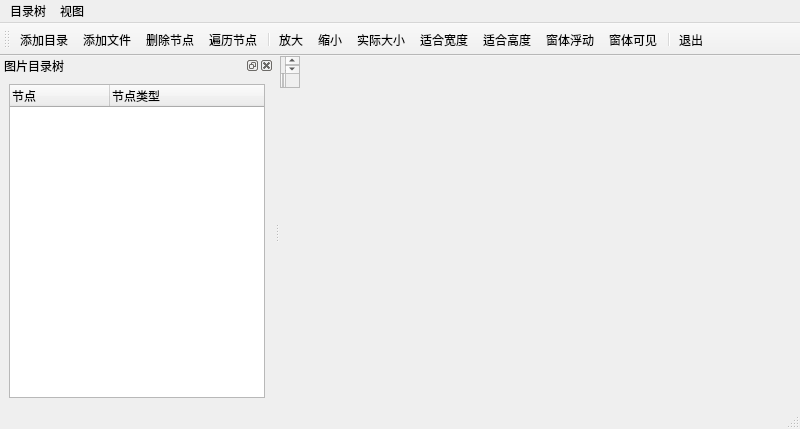
<?xml version="1.0" encoding="UTF-8"?>
<ui version="4.0">
 <class>MainWindow</class>
 <widget class="QMainWindow" name="MainWindow">
  <property name="geometry">
   <rect>
    <x>0</x>
    <y>0</y>
    <width>800</width>
    <height>429</height>
   </rect>
  </property>
  <property name="windowTitle">
   <string>MainWindow</string>
  </property>
  <widget class="QWidget" name="centralwidget">
   <widget class="QScrollArea" name="scrollArea">
    <property name="geometry">
     <rect>
      <x>0</x>
      <y>0</y>
      <width>20</width>
      <height>32</height>
     </rect>
    </property>
    <property name="widgetResizable">
     <bool>true</bool>
    </property>
    <widget class="QWidget" name="scrollAreaWidgetContents_2">
     <property name="geometry">
      <rect>
       <x>0</x>
       <y>0</y>
       <width>18</width>
       <height>30</height>
      </rect>
     </property>
     <layout class="QHBoxLayout" name="horizontalLayout_2">
      <item>
       <widget class="QLabel" name="labPicture">
        <property name="text">
         <string/>
        </property>
       </widget>
      </item>
     </layout>
    </widget>
   </widget>
  </widget>
  <widget class="QMenuBar" name="menubar">
   <property name="geometry">
    <rect>
     <x>0</x>
     <y>0</y>
     <width>800</width>
     <height>21</height>
    </rect>
   </property>
   <widget class="QMenu" name="menu">
    <property name="title">
     <string>目录树</string>
    </property>
    <addaction name="actAddFolder"/>
    <addaction name="actAddFiles"/>
    <addaction name="separator"/>
    <addaction name="actScanItems"/>
    <addaction name="actDelItem"/>
    <addaction name="separator"/>
    <addaction name="actQuit"/>
   </widget>
   <widget class="QMenu" name="menu_2">
    <property name="title">
     <string>视图</string>
    </property>
   </widget>
   <addaction name="menu"/>
   <addaction name="menu_2"/>
  </widget>
  <widget class="QStatusBar" name="statusbar"/>
  <widget class="QToolBar" name="toolBar">
   <property name="windowTitle">
    <string>toolBar</string>
   </property>
   <attribute name="toolBarArea">
    <enum>TopToolBarArea</enum>
   </attribute>
   <attribute name="toolBarBreak">
    <bool>false</bool>
   </attribute>
   <addaction name="actAddFolder"/>
   <addaction name="actAddFiles"/>
   <addaction name="actDelItem"/>
   <addaction name="actScanItems"/>
   <addaction name="separator"/>
   <addaction name="actZoomIn"/>
   <addaction name="actZoomOut"/>
   <addaction name="actZoomRealSize"/>
   <addaction name="actZoomFitWidth"/>
   <addaction name="actZoomFitHeight"/>
   <addaction name="actDockFloat"/>
   <addaction name="actDockVisible"/>
   <addaction name="separator"/>
   <addaction name="actQuit"/>
  </widget>
  <widget class="QDockWidget" name="dockWidget_2">
   <property name="allowedAreas">
    <set>Qt::LeftDockWidgetArea|Qt::RightDockWidgetArea</set>
   </property>
   <property name="windowTitle">
    <string>图片目录树</string>
   </property>
   <attribute name="dockWidgetArea">
    <number>1</number>
   </attribute>
   <widget class="QWidget" name="dockWidgetContents_2">
    <layout class="QHBoxLayout" name="horizontalLayout">
     <item>
      <widget class="QTreeWidget" name="treeWidget">
       <column>
        <property name="text">
         <string>节点</string>
        </property>
       </column>
       <column>
        <property name="text">
         <string>节点类型</string>
        </property>
       </column>
      </widget>
     </item>
    </layout>
   </widget>
  </widget>
  <action name="actAddFolder">
   <property name="text">
    <string>添加目录...</string>
   </property>
   <property name="shortcut">
    <string>Ctrl+F</string>
   </property>
  </action>
  <action name="actAddFiles">
   <property name="text">
    <string>添加文件...</string>
   </property>
   <property name="shortcut">
    <string>Ctrl+N</string>
   </property>
  </action>
  <action name="actZoomIn">
   <property name="text">
    <string>放大</string>
   </property>
   <property name="shortcut">
    <string>Ctrl+I</string>
   </property>
  </action>
  <action name="actZoomOut">
   <property name="text">
    <string>缩小</string>
   </property>
   <property name="shortcut">
    <string>Ctrl+O</string>
   </property>
  </action>
  <action name="actZoomRealSize">
   <property name="text">
    <string>实际大小</string>
   </property>
  </action>
  <action name="actZoomFitWidth">
   <property name="text">
    <string>适合宽度</string>
   </property>
   <property name="shortcut">
    <string>Ctrl+W</string>
   </property>
  </action>
  <action name="actDelItem">
   <property name="text">
    <string>删除节点</string>
   </property>
  </action>
  <action name="actQuit">
   <property name="text">
    <string>退出</string>
   </property>
  </action>
  <action name="actZoomFitHeight">
   <property name="text">
    <string>适合高度</string>
   </property>
   <property name="shortcut">
    <string>Ctrl+H</string>
   </property>
  </action>
  <action name="actScanItems">
   <property name="text">
    <string>遍历节点</string>
   </property>
  </action>
  <action name="actDockVisible">
   <property name="checkable">
    <bool>true</bool>
   </property>
   <property name="text">
    <string>窗体可见</string>
   </property>
  </action>
  <action name="actDockFloat">
   <property name="checkable">
    <bool>true</bool>
   </property>
   <property name="text">
    <string>窗体浮动</string>
   </property>
  </action>
 </widget>
 <resources/>
 <connections>
  <connection>
   <sender>actQuit</sender>
   <signal>triggered()</signal>
   <receiver>MainWindow</receiver>
   <slot>close()</slot>
   <hints>
    <hint type="sourcelabel">
     <x>-1</x>
     <y>-1</y>
    </hint>
    <hint type="destinationlabel">
     <x>399</x>
     <y>214</y>
    </hint>
   </hints>
  </connection>
 </connections>
</ui>
